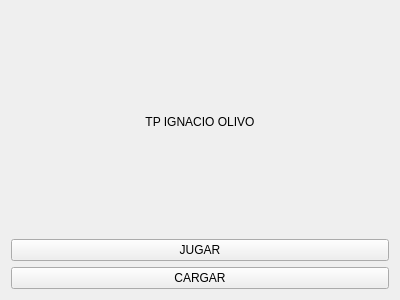
<?xml version="1.0" encoding="UTF-8"?>
<ui version="4.0">
 <class>Inicio</class>
 <widget class="QWidget" name="Inicio">
  <property name="geometry">
   <rect>
    <x>0</x>
    <y>0</y>
    <width>400</width>
    <height>300</height>
   </rect>
  </property>
  <property name="windowTitle">
   <string>Form</string>
  </property>
  <layout class="QGridLayout" name="gridLayout">
   <item row="1" column="0">
    <layout class="QVBoxLayout" name="verticalLayout">
     <item>
      <widget class="QLabel" name="label">
       <property name="layoutDirection">
        <enum>Qt::LayoutDirection::LeftToRight</enum>
       </property>
       <property name="text">
        <string>TP IGNACIO OLIVO</string>
       </property>
       <property name="alignment">
        <set>Qt::AlignmentFlag::AlignCenter</set>
       </property>
      </widget>
     </item>
     <item>
      <widget class="QPushButton" name="Jugar_Button">
       <property name="text">
        <string>JUGAR</string>
       </property>
      </widget>
     </item>
     <item>
      <widget class="QPushButton" name="Cargar_Button">
       <property name="text">
        <string>CARGAR</string>
       </property>
      </widget>
     </item>
    </layout>
   </item>
  </layout>
 </widget>
 <resources/>
 <connections/>
</ui>
